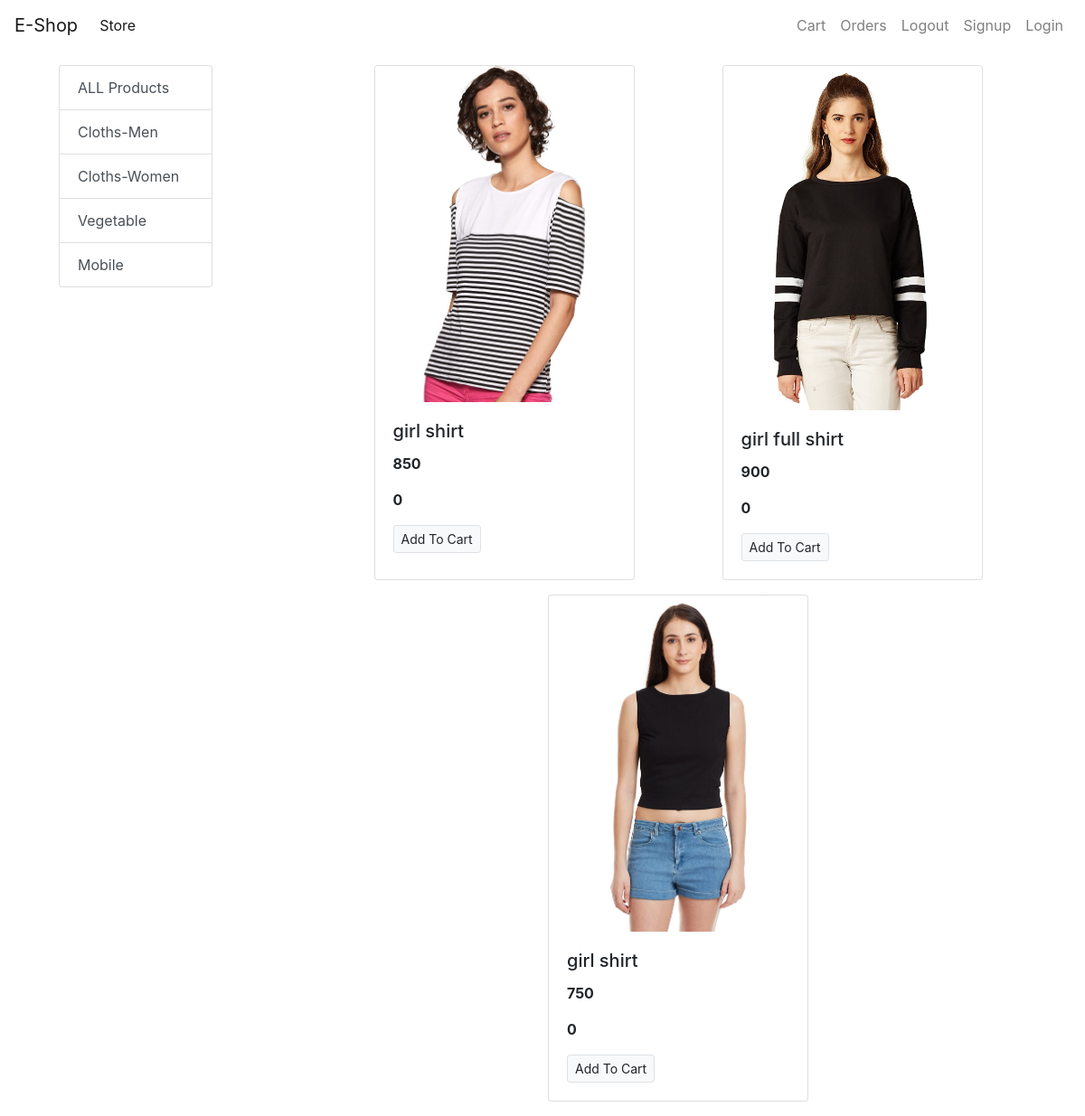
The app's page /?category=2 with its own data.
### store/models.py (models this page shows, shortened)
class Category(models.Model):
    name = models.CharField(max_length=30)

class Product(models.Model):
    name=models.CharField(max_length=50)
    price=models.IntegerField(default=0)
    description=models.CharField(max_length=200)
    category = models.ForeignKey(Category,on_delete=models.CASCADE,default=1)
    image = models.ImageField(upload_to='uploads/products/')
    text=models.CharField(max_length=200,null=True)
    @staticmethod
    def get_all_products_by_Categoryid(category_id):
        if category_id:
            return Product.objects.filter(category=category_id)
        else:
            return Product.get_all_products()

### store/views.py (the view)
# urls.py: path('', views.index),
def index(request):
    products=None
    categories = Category.objects.all()
    categoryID  = request.GET.get('category')
    if categoryID:
        products = Product.get_all_products_by_Categoryid(categoryID)
    else:
        products=Product.objects.all()
    data={}
    data['products']=products
    data['categories']=categories
    return render(request,'testapp/index.html',data)

### templates/testapp/index.html (shortened to what this page needs)
<!doctype html>
<html lang="en">
  <head>
    <link rel="stylesheet" href="https://maxcdn.bootstrapcdn.com/bootstrap/4.0.0/css/bootstrap.min.css">
  </head>
  <body>
      <nav class="one-edge-shadow sticky-top navbar navbar-expand-lg navbar-light bg-white">
        <a class="navbar-brand" href="/">E-Shop</a>
        <div class="collapse navbar-collapse" id="navbarSupportedContent">
          <ul class="navbar-nav mr-auto">
            <li class="nav-item active">
              <a class="nav-link" href="">Store <span class="sr-only">(current)</span></a>
            </li>
          </ul>
          <ul class=" navbar-nav my-2 my-lg-0">
            <li class="nav-item ">
              <a class="nav-link" href="">Cart
                <span class="sr-only">(current)</span></a>
            </li>
            <li class="nav-item ">
              <a class="nav-link" href="">Orders<span class="sr-only">(current)</span></a>
            </li>
            <li class="nav-item ">
              <a class="nav-link" href="">Logout<span class="sr-only">(current)</span></a>
            </li>
            <li class="nav-item ">
              <a class="nav-link" href="/signup">Signup<span class="sr-only">(current)</span></a>
            </li>
            <li class="nav-item ">
              <a class="nav-link" href="">Login<span class="sr-only">(current)</span></a>
            </li>
          </ul>
        </div>
      </nav>
    <div class="container-fluid mt-3">
      <div class="row">
          <div class="col-lg-2 mx-auto">
            <div class="list-group">
                <a href="/" class="list-group-item list-group-item-action">ALL Products</a>
              {% for category in categories %}
      <a href="/?category={{category.id}}" class="list-group-item list-group-item-action">{{category.name}}</a>
              {% endfor %}
    </div>
          </div>
        <div id="product" class="col-lg-8 mx-auto">
          <div class="row mx-auto">
              {% for p in products  %}
              <div class="card mx-auto mb-3" style="width: 18rem;">
                <img class="card-img-top" src="{{p.image.url}}" alt="Card image cap">
                <div class="card-body">
                  <h5 class="card-title">{{p.name}}</h5>
                  <p class="card-text"><b>{{p.price}}</b></p>
                  <p class="card-text"><b>{{p.text}}</b></p>
                  <a href="#" class="btn btn-light border btn-sm">Add To Cart</a>
              </div>
            </div>
            {% endfor %}
         </div>
        </div>
      </div>
     </div>
  </body>
</html>

### records on screen
Category: name "Cloths-Men"
Category: name "Cloths-Women"
Category: name "Vegetable"
Category: name "Mobile"
Product: image (picture), name "girl shirt", price "850", text "0"
Product: image (picture), name "girl full shirt", price "900", text "0"
Product: image (picture), name "girl shirt", price "750", text "0"
